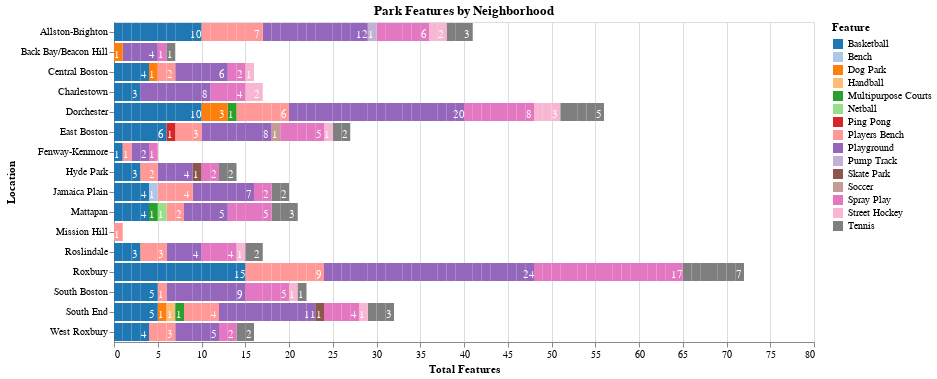

The notebook cell this image was saved under:
### Code cell
df1 = pd.read_excel("parks3.xlsx")

# feature dropdown code
feat_dropdown = alt.binding_select(options=[None,'Basketball','Bench', 'Dog Park', 'Handball', 'Multipurpose Courts','Netball','Ping Pong', 'Players Bench','Playground','Pump Track','Skate Park', 'Soccer', 'Spray Play', 'Street Hockey','Tennis'],labels=['All','Basketball','Bench', 'Dog Park', 'Handball', 'Multipurpose Courts','Netball','Ping Pong', 'Players Bench','Playground','Pump Track','Skate Park', 'Soccer', 'Spray Play', 'Street Hockey','Tennis'])

feat_select = alt.selection_single(
    fields=["Feature"],
    bind=feat_dropdown,
    name=" "
)

# bars with additional color encoding of feature
bars = alt.Chart(df1).mark_bar().encode(
    # hover to see the feature and the specific park
    tooltip=["Feature","Park"],
    y='Location',
    x=alt.X('count(Feature):Q', axis=alt.Axis(tickMinStep=1)),
    color='Feature'
# dropdown
).add_selection(feat_select
).transform_filter(
    feat_select)

# text overlay of the number of each feature
text = alt.Chart(df1).mark_text(dx=-5.4, dy=3, color='white').encode(
    tooltip=["Feature"],
    x=alt.X('count():Q', stack='zero', title='Total Features'),
    y=alt.Y('Location'),
    detail='Feature:N',
    text=alt.Text('count():Q', format='.0f')
).properties(width=700).transform_filter(
    feat_select)

# overlays both charts
(bars + text).configure_range(
    category={'scheme': 'category20'}
).properties(
    title = "Park Features by Neighborhood")

### Figure 1 — Vega-Lite specification as saved in the notebook (floating-point values rounded to 4 significant figures; data arrays with more than 128 entries replaced by an {"elided": "..."} marker saying what was removed)
{"config": {"view": {"continuousWidth": 400, "continuousHeight": 300}, "range": {"category": {"scheme": "category20"}}}, "layer": [{"mark": "bar", "encoding": {"color": {"field": "Feature", "type": "nominal"}, "tooltip": [{"field": "Feature", "type": "nominal"}, {"field": "Park", "type": "nominal"}], "x": {"aggregate": "count", "axis": {"tickMinStep": 1}, "field": "Feature", "type": "quantitative"}, "y": {"field": "Location", "type": "nominal"}}, "selection": {" ": {"type": "single", "fields": ["Feature"], "bind": {"input": "select", "options": [null, "Basketball", "Bench", "Dog Park", "Handball", "Multipurpose Courts", "Netball", "Ping Pong", "Players Bench", "Playground", "Pump Track", "Skate Park", "Soccer", "Spray Play", "Street Hockey", "Tennis"], "labels": ["All", "Basketball", "Bench", "Dog Park", "Handball", "Multipurpose Courts", "Netball", "Ping Pong", "Players Bench", "Playground", "Pump Track", "Skate Park", "Soccer", "Spray Play", "Street Hockey", "Tennis"]}}}, "transform": [{"filter": {"selection": " "}}]}, {"mark": {"type": "text", "color": "white", "dx": -5.4, "dy": 3}, "encoding": {"detail": {"field": "Feature", "type": "nominal"}, "text": {"aggregate": "count", "format": ".0f", "type": "quantitative"}, "tooltip": [{"field": "Feature", "type": "nominal"}], "x": {"aggregate": "count", "stack": "zero", "title": "Total Features", "type": "quantitative"}, "y": {"field": "Location", "type": "nominal"}}, "transform": [{"filter": {"selection": " "}}], "width": 700}], "data": {"name": "data-f557b5f134a04a787b40f5163d4489f6"}, "title": "Park Features by Neighborhood", "$schema": "https://vega.github.io/schema/vega-lite/v4.17.0.json", "datasets": {"data-f557b5f134a04a787b40f5163d4489f6": {"elided": "384 records"}}}
